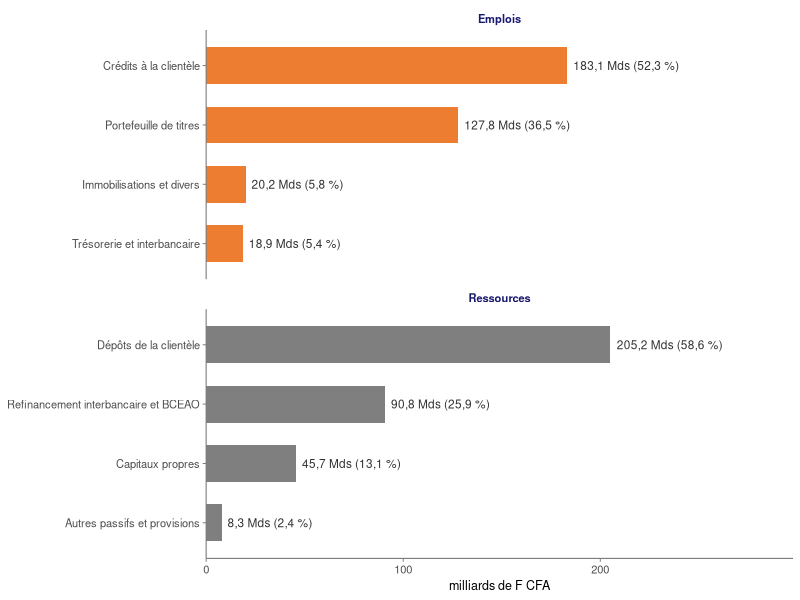
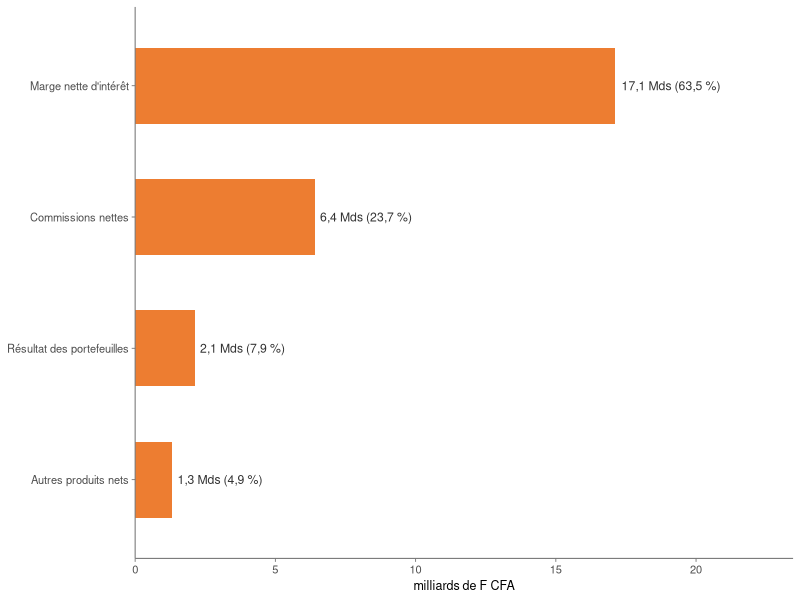
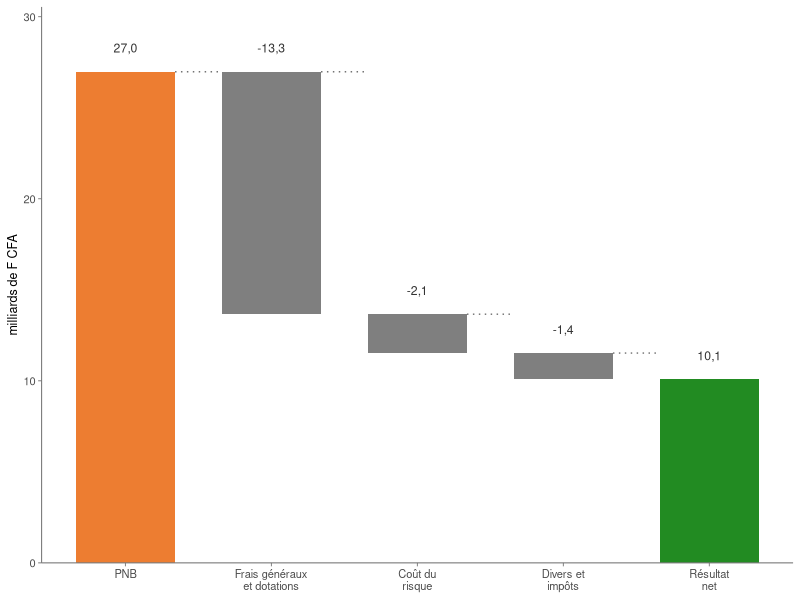
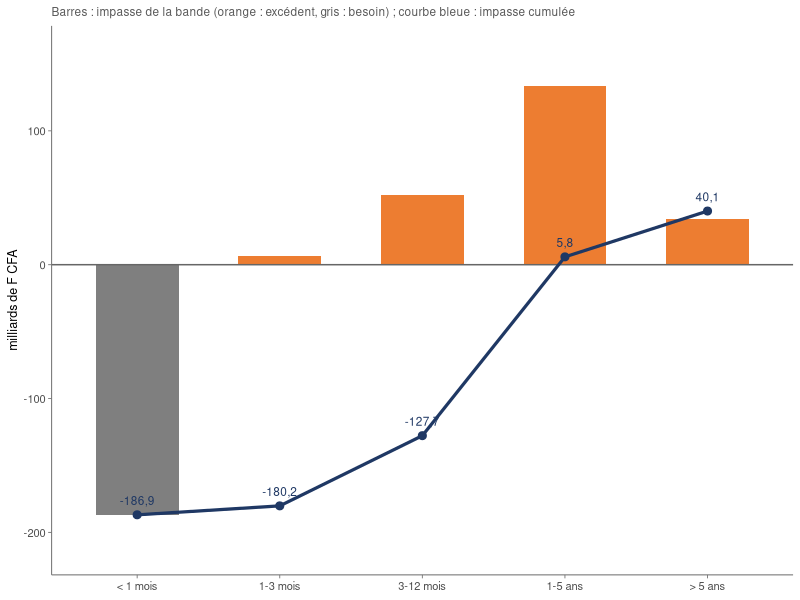
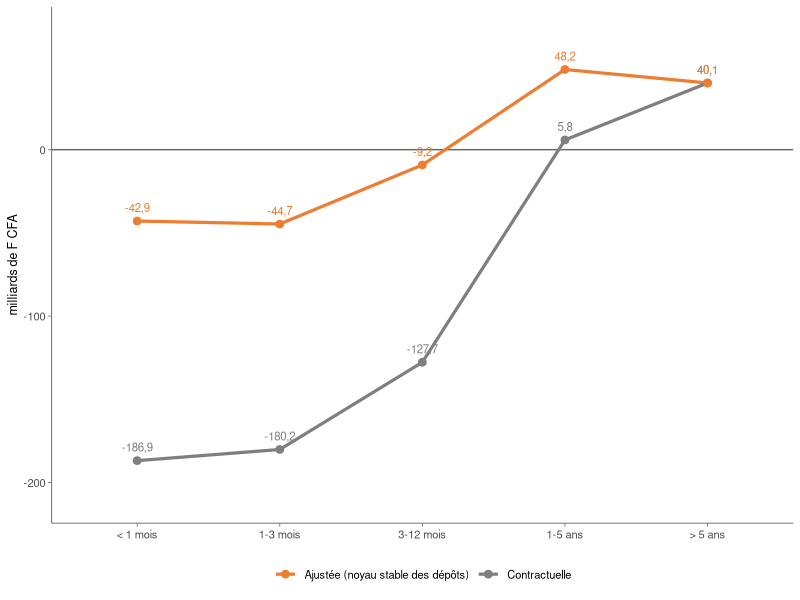
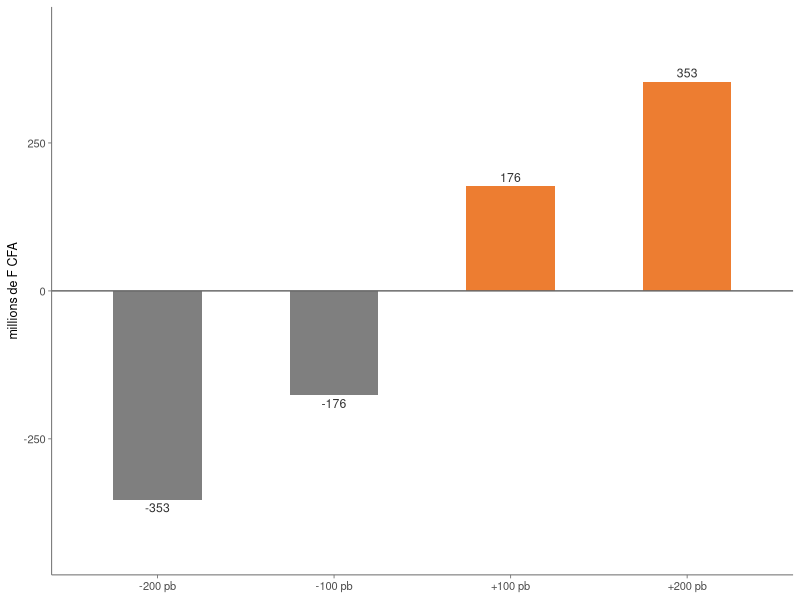

Recreate these plots in R, in order.
## ---- chunk 1
knitr::opts_chunk$set(
  echo    = FALSE,   # le code R n'apparaît pas dans le rapport, seuls les résultats
  warning = FALSE,
  message = FALSE,
  comment = "",
  cache   = FALSE,
  fig.pos = "H",
  dev     = "cairo_pdf",
  dev.args = list(bg = "transparent"),
  fig.align = "center",
  size    = "footnotesize"  # options : tiny, scriptsize, footnotesize, small, normalsize
)

# Hook qui applique la taille LaTeX à chaque chunk
knitr::knit_hooks$set(size = function(before, options, envir) {
  if (before) paste0("\n\n\\", options$size, "\n\n") else "\n\n\\normalsize\n\n"
})

options(OutDec = ",", scipen = 999)
## ---- chunk 2
if (!require(knitr))      install.packages("knitr")
if (!require(ggplot2))    install.packages("ggplot2")
if (!require(kableExtra)) install.packages("kableExtra")
library(knitr); library(ggplot2); library(kableExtra)

# --- Habillage commun des tableaux : en-tête orange, lignes rayées de gris ---
kable <- function(...) {
  knitr::kable(...) |>
    kableExtra::kable_styling(latex_options = c("striped", "HOLD_position"),
                              stripe_color  = "gray!12", font_size = 9) |>
    kableExtra::row_spec(0, background = "#ED7D31", color = "white", bold = TRUE)
}

# --- Fonctions utilitaires de mise en forme (montants en millions de F CFA) ---
fmt  <- function(x, d = 1) formatC(x, format = "f", digits = d, big.mark = " ")
pct  <- function(x, d = 1) paste0(formatC(x, format = "f", digits = d), " %")

# --- Couleurs des graphiques : orange dominant + gris, couleurs unies (pas de dégradé) ---
col_orange <- "#ED7D31"; col_gris <- "#7F7F7F"
col_bleu   <- "#1F3864"; col_rouge <- "#8B0000"; col_vert <- "#228B22"

# --- Thème graphique commun du rapport (sans grille de fond) ---
theme_alm <- theme_minimal(base_size = 10) +
  theme(panel.grid = element_blank(),
        plot.background  = element_rect(fill = "transparent", colour = NA),
        panel.background = element_rect(fill = "transparent", colour = NA),
        legend.background = element_rect(fill = "transparent", colour = NA),
        legend.key = element_rect(fill = "transparent", colour = NA),
        axis.line  = element_line(colour = "gray45", linewidth = 0.35),
        axis.ticks = element_line(colour = "gray45", linewidth = 0.3),
        plot.subtitle = element_text(colour = "gray35", size = 8.5),
        strip.text = element_text(face = "bold", colour = "#191970"),
        axis.title = element_text(size = 9),
        legend.position = "bottom")
## ---- chunk 3
# --- Chiffres clés (en millions de F CFA, sources : états financiers 2023, annexe 4.20) ---
chiffres <- data.frame(
  Indicateur = c("Total bilan", "Créances nettes sur la clientèle",
                 "Dépôts de la clientèle", "Capitaux propres",
                 "Produit net bancaire", "Résultat net", "Effectif (agents)"),
  `2021` = c(NA, NA, NA, 41968.6, 24995.1, 9396.5, 285),
  `2022` = c(357508.8, 192784.7, 245622.1, 44172.7, 24623.9, 10134.1, 290),
  `2023` = c(349869.2, 183084.1, 205153.2, 45669.5, 26976.0, 10076.7, 312),
  check.names = FALSE
)
kable(chiffres, booktabs = TRUE, digits = 1, format.args = list(big.mark = " "),
      caption = "Chiffres clés de BOA Niger 2021--2023 (millions de F CFA)",
      linesep = "")
## ---- chunk 4
# ============================================================
# BILAN (montants nets publiés, convertis en millions de F CFA)
# Source : bilan destiné à la publication, BOA Niger, 31/12/2023
# ============================================================
actif <- data.frame(
  Poste = c("Caisse, Banque Centrale, CCP", "Effets publics et valeurs assimilées",
            "Créances bancaires et assimilées", "Créances sur la clientèle",
            "Obligations et autres titres à revenu fixe",
            "Actions et autres titres à revenu variable", "Autres actifs",
            "Comptes de régularisation", "Participations et titres détenus à LT",
            "Parts dans les entreprises liées", "Prêts subordonnés",
            "Immobilisations incorporelles", "Immobilisations corporelles"),
  a2022 = c(14718.4, 115496.3, 9729.0, 192784.7, 777.7, 1258.0, 2307.6,
            3273.0, 213.1, 428.3, 852.4, 1018.1, 14652.3),
  a2023 = c(5793.5, 121382.6, 13063.1, 183084.1, 3190.3, 1644.0, 2356.2,
            1352.1, 217.6, 454.1, 889.6, 929.6, 15512.6)
)

passif <- data.frame(
  Poste = c("Dettes interbancaires et assimilées", "Dettes à l'égard de la clientèle",
            "Autres passifs", "Comptes de régularisation", "Provisions",
            "Capitaux propres et ressources assimilées"),
  a2022 = c(59178.6, 245622.1, 1254.7, 5248.5, 2032.3, 44172.7),
  a2023 = c(90759.8, 205153.2, 1411.1, 3506.4, 3369.3, 45669.5)
)

tot_a22 <- sum(actif$a2022);  tot_a23 <- sum(actif$a2023)
tot_p22 <- sum(passif$a2022); tot_p23 <- sum(passif$a2023)
## ---- chunk 5
bilan_actif <- rbind(actif,
                     data.frame(Poste = "TOTAL ACTIF", a2022 = tot_a22, a2023 = tot_a23))
bilan_actif$var   <- 100 * (bilan_actif$a2023 / bilan_actif$a2022 - 1)
bilan_actif$part  <- 100 * bilan_actif$a2023 / tot_a23

kable(bilan_actif, booktabs = TRUE, digits = 1, format.args = list(big.mark = " "),
      col.names = c("ACTIF (net)", "2022", "2023", "Var. (%)", "Part 2023 (%)"),
      caption = "Actif du bilan de BOA Niger (millions de F CFA)", linesep = "")
## ---- chunk 6
bilan_passif <- rbind(passif,
                      data.frame(Poste = "TOTAL PASSIF", a2022 = tot_p22, a2023 = tot_p23))
bilan_passif$var  <- 100 * (bilan_passif$a2023 / bilan_passif$a2022 - 1)
bilan_passif$part <- 100 * bilan_passif$a2023 / tot_p23

kable(bilan_passif, booktabs = TRUE, digits = 1, format.args = list(big.mark = " "),
      col.names = c("PASSIF", "2022", "2023", "Var. (%)", "Part 2023 (%)"),
      caption = "Passif du bilan de BOA Niger (millions de F CFA)", linesep = "")
## ---- chunk 7
# --- Grandes masses 2023 ---
gm <- data.frame(
  cote  = rep(c("Emplois", "Ressources"), each = 4),
  poste = c("Trésorerie et interbancaire", "Portefeuille de titres",
            "Crédits à la clientèle", "Immobilisations et divers",
            "Refinancement interbancaire et BCEAO", "Dépôts de la clientèle",
            "Autres passifs et provisions", "Capitaux propres"),
  mnt   = c(5793.5 + 13063.1,
            121382.6 + 3190.3 + 1644.0 + 217.6 + 454.1 + 889.6,
            183084.1,
            929.6 + 15512.6 + 2356.2 + 1352.1,
            90759.8, 205153.2,
            1411.1 + 3506.4 + 3369.3, 45669.5)
)
gm$part <- ave(gm$mnt, gm$cote, FUN = function(x) 100 * x / sum(x))
gm$lab  <- paste0(fmt(gm$mnt / 1000), " Mds (", fmt(gm$part), " %)")

ggplot(gm, aes(reorder(poste, mnt), mnt / 1000, fill = cote)) +
  geom_col(width = 0.62, show.legend = FALSE) +
  geom_text(aes(label = lab), hjust = -0.06, size = 3, colour = "gray20") +
  coord_flip() +
  facet_wrap(~cote, ncol = 1, scales = "free_y") +
  scale_fill_manual(values = c(Emplois = col_orange, Ressources = col_gris)) +
  scale_y_continuous(limits = c(0, 292), expand = expansion(mult = c(0, 0.02))) +
  labs(x = NULL, y = "milliards de F CFA") +
  theme_alm
## ---- chunk 8
# --- Ratios de structure (en %) ---
dep22 <- 245622.1; dep23 <- 205153.2
cred22 <- 192784.7; cred23 <- 183084.1
rs <- data.frame(
  Ratio = c("Crédits nets / Total actif", "Titres / Total actif",
            "Dépôts clientèle / Total passif", "Crédits nets / Dépôts clientèle",
            "Refinancement (interbancaire + BCEAO) / Total passif",
            "Capitaux propres / Total actif"),
  `2022` = c(100*cred22/tot_a22, 100*(115496.3+777.7+1258.0)/tot_a22,
             100*dep22/tot_p22, 100*cred22/dep22, 100*59178.6/tot_p22,
             100*44172.7/tot_a22),
  `2023` = c(100*cred23/tot_a23, 100*(121382.6+3190.3+1644.0)/tot_a23,
             100*dep23/tot_p23, 100*cred23/dep23, 100*90759.8/tot_p23,
             100*45669.5/tot_a23),
  check.names = FALSE
)
kable(rs, booktabs = TRUE, digits = 1,
      caption = "Ratios de structure du bilan (en \\%)", linesep = "")
## ---- chunk 9
# ============================================================
# COMPTE DE RÉSULTAT (millions de F CFA)
# Source : compte de résultat publié 2023 (comparatif 2022)
# ============================================================
sig <- data.frame(
  Poste = c("Intérêts et produits assimilés", "Intérêts et charges assimilées",
            "Marge nette d'intérêt", "Commissions nettes",
            "Résultat des portefeuilles (négociation + placement)",
            "Autres produits (dividendes, exploitation bancaire, nets)",
            "PRODUIT NET BANCAIRE", "Charges générales d'exploitation",
            "Dotations aux amortissements", "RÉSULTAT BRUT D'EXPLOITATION",
            "Coût du risque", "RÉSULTAT D'EXPLOITATION",
            "Résultat sur actifs immobilisés", "Impôts sur les bénéfices",
            "RÉSULTAT NET"),
  a2022 = c(22470.9, -5289.2, 17181.6, 4882.4, 1146.9, 1412.9, 24623.9,
            -11034.7, -966.4, 12622.8, -779.5, 11843.3, 49.1, -1758.3, 10134.1),
  a2023 = c(23152.7, -6026.3, 17126.4, 6396.4, 2126.9, 1326.3, 26976.0,
            -11826.3, -1492.1, 13657.6, -2135.0, 11522.5, 53.3, -1499.1, 10076.7)
)
sig$var <- 100 * (sig$a2023 / sig$a2022 - 1)

kable(sig, booktabs = TRUE, digits = 1, format.args = list(big.mark = " "),
      col.names = c("Soldes intermédiaires de gestion", "2022", "2023", "Var. (%)"),
      caption = "Formation du résultat de BOA Niger (millions de F CFA)", linesep = "")
## ---- chunk 10
pnb_comp <- data.frame(
  comp = c("Marge nette d'intérêt", "Commissions nettes",
           "Résultat des portefeuilles", "Autres produits nets"),
  mnt  = c(17126.4, 6396.4, 2126.9, 1326.3)
)
pnb_comp$part <- 100 * pnb_comp$mnt / sum(pnb_comp$mnt)

ggplot(pnb_comp, aes(reorder(comp, mnt), mnt / 1000)) +
  geom_col(fill = col_orange, width = 0.58) +
  geom_text(aes(label = paste0(fmt(mnt / 1000), " Mds (", fmt(part), " %)")),
            hjust = -0.06, size = 3.1, colour = "gray20") +
  coord_flip() +
  scale_y_continuous(limits = c(0, 23), expand = expansion(mult = c(0, 0.02))) +
  labs(x = NULL, y = "milliards de F CFA") +
  theme_alm
## ---- chunk 11
flux <- c(26976.0, -13318.4, -2135.0, -1445.8)
cumu <- cumsum(flux)
wf <- data.frame(
  x     = 1:5,
  etape = c("PNB", "Frais généraux\net dotations", "Coût du\nrisque",
            "Divers et\nimpôts", "Résultat\nnet"),
  ymin  = c(0, cumu[2], cumu[3], cumu[4], 0) / 1000,
  ymax  = c(cumu[1], cumu[1], cumu[2], cumu[3], cumu[4]) / 1000,
  type  = c("depart", "baisse", "baisse", "baisse", "arrivee"),
  val   = c(flux, cumu[4]) / 1000
)

ggplot(wf) +
  geom_rect(aes(xmin = x - 0.34, xmax = x + 0.34,
                ymin = ymin, ymax = ymax, fill = type)) +
  geom_segment(data = wf[1:4, ],
               aes(x = x + 0.34, xend = x + 1 - 0.34, y = ymax, yend = ymax),
               linetype = "dotted", colour = "gray45") +
  geom_text(aes(x = x, y = pmax(ymin, ymax) + 1.3, label = fmt(val)),
            size = 3.1, colour = "gray20") +
  scale_x_continuous(breaks = wf$x, labels = wf$etape) +
  scale_fill_manual(values = c(depart = col_orange, baisse = col_gris,
                               arrivee = col_vert), guide = "none") +
  scale_y_continuous(expand = expansion(mult = c(0, 0.08))) +
  labs(x = NULL, y = "milliards de F CFA") +
  theme_alm
## ---- chunk 12
actif_moy   <- (tot_a22 + tot_a23) / 2
fp_moy      <- (44172.7 + 45669.5) / 2
pnb23 <- 26976.0; pnb22 <- 24623.9

renta <- data.frame(
  Ratio = c("Marge nette d'intérêt / total actif moyen (NIM)",
            "Coefficient net d'exploitation (frais généraux + dotations) / PNB",
            "Coût du risque / encours brut clientèle",
            "Rentabilité des actifs (ROA = RN / actif moyen)",
            "Rentabilité des fonds propres (ROE = RN / FP moyens)"),
  `2022` = c(100*17181.6/tot_a22, 100*12001.1/pnb22, 100*779.5/202455.4,
             100*10134.1/tot_a22, 100*10134.1/43070.6),
  `2023` = c(100*17126.4/actif_moy, 100*13318.4/pnb23, 100*2135.0/192457.9,
             100*10076.7/actif_moy, 100*10076.7/fp_moy),
  check.names = FALSE
)
kable(renta, booktabs = TRUE, digits = 2,
      caption = "Ratios de profitabilité et de rentabilité (en \\%)", linesep = "")
## ---- chunk 13
# ============================================================
# PROFIL D'ÉCHÉANCES (annexe 4.15, millions de F CFA, 31/12/2023)
# ============================================================
bandes  <- c("< 1 mois", "1-3 mois", "3-12 mois", "1-5 ans", "> 5 ans")

# Emplois
a_interb <- c(14738.1,     0.0,     0.0,      0.0,  2579.8)  # créances sur EC
a_client <- c(37035.0, 15458.3, 55201.8,  72369.7, 12393.1)  # créances clientèle
a_oblig  <- c(    0.0,     0.0,    37.0,   2646.7,   506.7)  # obligations et TRF
a_trv    <- c(    0.0,     0.0,     0.0,      0.0,  1644.0)  # titres à revenu variable
a_plact  <- c( 2023.0,     0.0,     0.0,   4661.4,   819.3)  # titres de placement
a_inv    <- c(22412.7,     0.0, 10047.9,  63259.5, 18158.7)  # titres d'investissement
actifs_b <- a_interb + a_client + a_oblig + a_trv + a_plact + a_inv

# Ressources
p_interb <- c( 81555.2, 1034.0, 5702.5, 2468.1,    0.0)      # dettes envers EC (dont BCEAO)
p_client <- c(181509.5, 7745.3, 7144.0, 6883.1, 1871.2)      # dettes envers la clientèle
passifs_b <- p_interb + p_client

echeancier <- data.frame(Bande = bandes, Emplois = actifs_b, Ressources = passifs_b)
echeancier <- rbind(echeancier,
                    data.frame(Bande = "TOTAL", Emplois = sum(actifs_b),
                               Ressources = sum(passifs_b)))
kable(echeancier, booktabs = TRUE, digits = 1, format.args = list(big.mark = " "),
      caption = "Profil d'échéances contractuel au 31/12/2023 (millions de F CFA, annexe 4.15)",
      linesep = "")
## ---- chunk 14
gap      <- actifs_b - passifs_b
gap_cum  <- cumsum(gap)

tab_gap <- data.frame(Bande = bandes, Emplois = actifs_b, Ressources = passifs_b,
                      Impasse = gap, `Impasse cumulée` = gap_cum, check.names = FALSE)
kable(tab_gap, booktabs = TRUE, digits = 1, format.args = list(big.mark = " "),
      caption = "Impasses de liquidité contractuelles au 31/12/2023 (millions de F CFA)",
      linesep = "")
## ---- chunk 15
dg <- data.frame(bande = factor(bandes, levels = bandes),
                 gap = gap / 1000, cum = gap_cum / 1000)

ggplot(dg, aes(bande, gap)) +
  geom_col(aes(fill = gap >= 0), width = 0.58) +
  geom_hline(yintercept = 0, colour = "gray40") +
  geom_line(aes(y = cum, group = 1), colour = col_bleu, linewidth = 1.1) +
  geom_point(aes(y = cum), colour = col_bleu, size = 2.4) +
  geom_text(aes(y = cum, label = fmt(cum)), vjust = -1.1, size = 3,
            colour = col_bleu) +
  scale_fill_manual(values = c(`TRUE` = col_orange, `FALSE` = col_gris),
                    guide = "none") +
  scale_y_continuous(expand = expansion(mult = 0.14)) +
  labs(x = NULL, y = "milliards de F CFA",
       subtitle = "Barres : impasse de la bande (orange : excédent, gris : besoin) ; courbe bleue : impasse cumulée") +
  theme_alm
## ---- chunk 16
# --- Dépôts à vue + épargne (annexe 4.10), traités par convention d'écoulement ---
dav      <- 125105.7 + 44271.2          # comptes ordinaires créditeurs + épargne
conv     <- c(0.15, 0.05, 0.10, 0.45, 0.25)   # convention d'écoulement
stopifnot(abs(sum(conv) - 1) < 1e-9)

# Les DAV/épargne sont contractuellement logés en < 1 mois : on les re-ventile
p_client_adj <- p_client
p_client_adj[1] <- p_client_adj[1] - dav      # retrait de la bande < 1 mois
p_client_adj <- p_client_adj + dav * conv     # ré-écoulement conventionnel

passifs_adj <- p_interb + p_client_adj
gap_adj     <- actifs_b - passifs_adj
gap_adj_cum <- cumsum(gap_adj)

tab_adj <- data.frame(Bande = bandes, `Ressources ajustées` = passifs_adj,
                      Impasse = gap_adj, `Impasse cumulée` = gap_adj_cum,
                      check.names = FALSE)
kable(tab_adj, booktabs = TRUE, digits = 1, format.args = list(big.mark = " "),
      caption = "Impasses de liquidité ajustées des conventions d'écoulement (millions de F CFA)",
      linesep = "")
## ---- chunk 17
dc <- rbind(
  data.frame(bande = factor(bandes, levels = bandes),
             cum = gap_cum / 1000,     vision = "Contractuelle"),
  data.frame(bande = factor(bandes, levels = bandes),
             cum = gap_adj_cum / 1000, vision = "Ajustée (noyau stable des dépôts)")
)

ggplot(dc, aes(bande, cum, colour = vision, group = vision)) +
  geom_hline(yintercept = 0, colour = "gray40") +
  geom_line(linewidth = 1.1) +
  geom_point(size = 2.3) +
  geom_text(aes(label = fmt(cum)), vjust = -1, size = 2.9, show.legend = FALSE) +
  scale_colour_manual(values = c("Contractuelle" = col_gris,
                                 "Ajustée (noyau stable des dépôts)" = col_orange)) +
  scale_y_continuous(expand = expansion(mult = 0.16)) +
  labs(x = NULL, y = "milliards de F CFA", colour = NULL) +
  theme_alm
## ---- chunk 18
# --- Couverture des emplois à moyen-long terme par des ressources stables ---
emplois_mlt    <- sum(actifs_b[4:5]) + 15512.6 + 929.6   # actifs > 1 an + immobilisations
res_stables_c  <- 45669.5 + sum(passifs_b[4:5])          # FP + ressources contractuelles > 1 an
res_stables_a  <- 45669.5 + sum(passifs_adj[4:5])        # idem, vision ajustée

cat("Emplois à plus d'un an (yc immobilisations)   :", fmt(emplois_mlt), "M FCFA\n")
cat("Couverture contractuelle par ressources stables:",
    pct(100 * res_stables_c / emplois_mlt), "\n")
cat("Couverture ajustée (noyau stable des dépôts)  :",
    pct(100 * res_stables_a / emplois_mlt), "\n")
## ---- chunk 19
# --- Sorties de trésorerie stressées (30 jours) ---
sorties <- c(
  "Retrait de 25 % des dépôts à vue"            = 0.25 * 125105.7,
  "Retrait de 10 % de l'épargne"                = 0.10 * 44271.2,
  "Retrait de 30 % des DAT et autres dépôts"    = 0.30 * (26216.3 + 9560.0),
  "Fuite de 50 % des dépôts interbancaires"     = 0.50 * 12389.2,
  "Tirage de 50 % des engagements de financement" = 0.50 * 14853.7
)

# --- Contreparties mobilisables ---
collat_deja_mobilise <- 68000 / 0.90     # collatéral estimé derrière le refi BCEAO
titres_libres <- max(121382.6 - collat_deja_mobilise, 0)
entrees <- c(
  "Caisse et Banque Centrale"                   = 5793.5,
  "Créances interbancaires à vue"               = 14738.1,
  "Effets publics libres (décote de 10 %)"      = 0.90 * titres_libres
)

tab_stress <- data.frame(
  Élément = c(names(sorties), "TOTAL DES SORTIES", names(entrees),
              "TOTAL MOBILISABLE", "EXCÉDENT (+) / IMPASSE (-) DE STRESS"),
  Montant = c(sorties, sum(sorties), entrees, sum(entrees),
              sum(entrees) - sum(sorties))
)
kable(tab_stress, booktabs = TRUE, digits = 1, format.args = list(big.mark = " "),
      row.names = FALSE,
      caption = "Stress test de liquidité à 30 jours (millions de F CFA)", linesep = "")
## ---- chunk 20
cat("Taux de couverture des sorties stressées :",
    pct(100 * sum(entrees) / sum(sorties)), "\n")
## ---- chunk 21
# --- Passifs sensibles : dettes EC (toutes bandes) + dépôts à terme ---
# Les dettes clientèle des bandes > 1 mois sont essentiellement des DAT (annexe 4.15) ;
# la part < 1 mois des DAT est obtenue par solde avec l'encours total de DAT (annexe 4.10).
dat_total   <- 26216.3
dat_1m      <- max(dat_total - sum(p_client[2:5]), 0)   # DAT logés en < 1 mois
p_sens      <- p_interb + c(dat_1m, p_client[2:5])

# --- Actifs sensibles : tous les actifs porteurs ventilés (taux fixe -> repricing à échéance)
a_sens      <- actifs_b - a_trv          # les titres à revenu variable ne portent pas de taux

gap_tx      <- a_sens - p_sens
gap_tx_cum  <- cumsum(gap_tx)

tab_tx <- data.frame(Bande = bandes, `Actifs sensibles` = a_sens,
                     `Passifs sensibles` = p_sens, Impasse = gap_tx,
                     `Impasse cumulée` = gap_tx_cum, check.names = FALSE)
kable(tab_tx, booktabs = TRUE, digits = 1, format.args = list(big.mark = " "),
      caption = "Impasses de taux d'intérêt par bande de repricing (millions de F CFA)",
      linesep = "")
## ---- chunk 22
# Poids temporels : repricing supposé au milieu de bande
w <- c(11.5/12, 10/12, 4.5/12)          # bandes < 1 m, 1-3 m, 3-12 m
chocs <- c(-2, -1, 1, 2) / 100          # -200, -100, +100, +200 pb

dmni <- sapply(chocs, function(di) sum(gap_tx[1:3] * w * di))
tab_mni <- data.frame(
  `Choc de taux` = c("-200 pb", "-100 pb", "+100 pb", "+200 pb"),
  `Impact sur la MNI (M FCFA)` = dmni,
  `En % de la MNI 2023`        = 100 * dmni / 17126.4,
  `En % du PNB 2023`           = 100 * dmni / 26976.0,
  check.names = FALSE
)
kable(tab_mni, booktabs = TRUE, digits = 2, format.args = list(big.mark = " "),
      caption = "Sensibilité de la marge nette d'intérêt à un choc de taux parallèle",
      linesep = "")
## ---- chunk 23
dm <- data.frame(choc = factor(c("-200 pb", "-100 pb", "+100 pb", "+200 pb"),
                               levels = c("-200 pb", "-100 pb", "+100 pb", "+200 pb")),
                 d = dmni)

ggplot(dm, aes(choc, d)) +
  geom_col(aes(fill = d >= 0), width = 0.5) +
  geom_hline(yintercept = 0, colour = "gray40") +
  geom_text(aes(label = fmt(d, 0), vjust = ifelse(d >= 0, -0.5, 1.4)),
            size = 3.1, colour = "gray20") +
  scale_fill_manual(values = c(`TRUE` = col_orange, `FALSE` = col_gris),
                    guide = "none") +
  scale_y_continuous(expand = expansion(mult = 0.18)) +
  labs(x = NULL, y = "millions de F CFA") +
  theme_alm
## ---- chunk 24
mid <- c(0.04, 0.17, 0.625, 3, 7)       # points médians des bandes (années)
i0  <- 0.06

# --- Duration du portefeuille d'effets publics (placement + investissement) ---
ptf_titres <- a_plact + a_inv
D_titres   <- sum(ptf_titres * mid) / sum(ptf_titres)
S_titres   <- -D_titres / (1 + i0)
dV_titres  <- S_titres * 0.01 * sum(ptf_titres)     # choc +100 pb

# --- Durations du bilan ventilé et duration gap ---
D_A  <- sum(actifs_b  * mid) / sum(actifs_b)
D_P  <- sum(passifs_b * mid) / sum(passifs_b)
DG   <- D_A - D_P * sum(passifs_b) / sum(actifs_b)
dEVE <- -DG * sum(actifs_b) * 0.01 / (1 + i0)       # choc +100 pb

tab_dur <- data.frame(
  Indicateur = c("Duration du portefeuille de titres publics (années)",
                 "Sensibilité du portefeuille de titres",
                 "Perte de valeur du portefeuille pour +100 pb (M FCFA)",
                 "Duration des actifs ventilés (années)",
                 "Duration des passifs ventilés (années)",
                 "Duration gap (années)",
                 "Variation de l'EVE pour +100 pb (M FCFA)",
                 "Variation de l'EVE pour +100 pb (en % des fonds propres)"),
  Valeur = c(D_titres, S_titres, dV_titres, D_A, D_P, DG, dEVE,
             100 * dEVE / 45669.5)
)
kable(tab_dur, booktabs = TRUE, digits = 2,
      format.args = list(big.mark = " "),
      caption = "Duration, sensibilité et impact valeur d'un choc de +100 pb", linesep = "")
## ---- chunk 25
# --- Positions par devise (annexe 4.16, millions de F CFA, 31/12/2023) ---
dev <- data.frame(
  Devise = c("EUR", "USD", "CHF", "GBP", "CAD"),
  Actif  = c(6148.5, 613.3, 15.8, 7.9, 0.2),
  Passif = c(4909.9, 556.0,  0.0, 0.0, 0.6)
)
dev$Position <- dev$Actif - dev$Passif
dev$`% des fonds propres` <- 100 * dev$Position / 45669.5

kable(dev, booktabs = TRUE, digits = 2, format.args = list(big.mark = " "),
      caption = "Positions de change au 31/12/2023 (millions de F CFA)", linesep = "")
## ---- chunk 26
# ============================================================
# FONDS PROPRES ET APR — FODEP BOA Niger au 31/12/2022 (EP02, EP03, EP08)
# (millions de F CFA)
# ============================================================
fp <- data.frame(
  Poste = c("Capital social libéré", "Primes liées au capital", "Autres réserves",
            "Résultat bénéficiaire conservé", "Total CET1 avant déductions",
            "(-) Immobilisations incorporelles nettes",
            "FONDS PROPRES CET1 = T1 = FPE (aucun AT1 ni T2)"),
  Montant = c(13000.0, 194.5, 20844.1, 1554.1, 35592.7, -1018.1, 34574.6)
)
kable(fp, booktabs = TRUE, digits = 1, format.args = list(big.mark = " "),
      caption = "Calcul des fonds propres effectifs au 31/12/2022 (EP03, millions de F CFA)",
      linesep = "")
## ---- chunk 27
apr <- data.frame(
  `Catégorie de risque` = c("Risque de crédit -- institutions financières",
                            "Risque de crédit -- entreprises",
                            "Risque de crédit -- clientèle de détail",
                            "Risque de crédit -- autres actifs",
                            "Total risque de crédit",
                            "Risque de marché",
                            "Risque opérationnel (indicateur de base)",
                            "TOTAL DES ACTIFS PONDÉRÉS DES RISQUES (APR)"),
  Montant = c(6494.6, 83810.8, 36147.1, 22275.4, 148727.9, 0.0, 46171.1, 194899.0),
  check.names = FALSE
)
kable(apr, booktabs = TRUE, digits = 1, format.args = list(big.mark = " "),
      caption = "Actifs pondérés des risques au 31/12/2022 (EP08, millions de F CFA)",
      linesep = "")
## ---- chunk 28
fpe <- 34574.6; apr_tot <- 194899.0
conf <- data.frame(
  Norme = c("Ratio CET1", "Ratio Tier 1", "Ratio de solvabilité total",
            "Ratio de levier", "Division des risques (somme des grands risques)",
            "Participation dans une entité commerciale (individuelle)",
            "Immobilisations et participations / FPE",
            "Prêts aux actionnaires, dirigeants et personnel"),
  `Minimum / maximum` = c("minimum 7,5 %", "minimum 8,5 %", "minimum 11,5 %",
                          "minimum 3 %", "maximum 8 fois le T1",
                          "maximum 25 % du capital", "maximum 100 %",
                          "maximum 20 % des FPE"),
  `Niveau observé` = c("17,74 %", "17,74 %", "17,74 %", "7,67 %",
                       "2,99 fois le T1", "5 %", "45,74 %", "0 %"),
  Situation = rep("CONFORME", 8),
  check.names = FALSE
)
kable(conf, booktabs = TRUE,
      caption = "État de conformité aux normes prudentielles au 31/12/2022 (EP01)",
      linesep = "")

marge <- fpe - 0.115 * apr_tot
cat("\nExcédent de fonds propres au-delà du minimum de 11,5 % :",
    fmt(marge), "M FCFA\n")
## ---- chunk 29
# --- Estimation des fonds propres CET1 à fin 2023 ---
# Hypothèse : distribution de dividendes 2024 identique à 2023 (8 580 M, annexe 4.13)
cet1_2023 <- 13000.0 + 194.5 + 22398.2 + (10076.7 - 8580.0) - 929.6

# --- Scénarios d'APR 2023 (les crédits nets baissent de 5 %, le PNB moyen augmente) ---
apr_scen  <- c(Baisse = 185000, Stable = 195000, Hausse = 205000)
tab_proj  <- data.frame(
  `Scénario d'APR 2023` = paste0(names(apr_scen), " (", fmt(apr_scen, 0), " M)"),
  `Ratio de solvabilité estimé` = pct(100 * cet1_2023 / apr_scen),
  check.names = FALSE
)
cat("Fonds propres CET1 estimés au 31/12/2023 :", fmt(cet1_2023), "M FCFA\n\n")
kable(tab_proj, booktabs = TRUE,
      caption = "Projection du ratio de solvabilité au 31/12/2023 (estimation)",
      linesep = "")
## ---- chunk 30
synth <- data.frame(
  Dimension = c("Profitabilité", "Rentabilité", "Qualité du portefeuille",
                "Liquidité contractuelle", "Liquidité ajustée / stress",
                "Risque de taux (marge)", "Risque de taux (valeur)",
                "Risque de change", "Solvabilité"),
  `Indicateur clé` = c("Coefficient d'exploitation : 49,4 %",
                       "ROE : 22,4 % ; ROA : 2,85 %",
                       "Souffrances brutes : 10,3 % ; couverture : 47,2 %",
                       "Impasse cumulée 1 an : -127,7 Mds",
                       "Couverture du stress 1 mois : ~103 %",
                       "+100 pb => MNI +0,2 Md (+1,0 %)",
                       "Duration gap ~2 ans ; +100 pb => EVE -6,3 Mds",
                       "Position ouverte hors EUR < 0,2 % des FPE",
                       "Ratio de solvabilité : 17,74 % (min. 11,5 %)"),
  Appréciation = c("Satisfaisante", "Très bonne", "À surveiller",
                   "Transformation élevée", "Tendue mais gérable",
                   "Modérée (asset sensitive)", "Significative",
                   "Marginal", "Confortable"),
  check.names = FALSE
)
kable(synth, booktabs = TRUE,
      caption = "Tableau de bord ALM synthétique de BOA Niger (31/12/2023)", linesep = "")
## ---- chunk 31
unlink(c("*.aux","*.log","*.out","*.toc","*.bbl","*.blg","*.synctex.gz"), recursive=TRUE)
